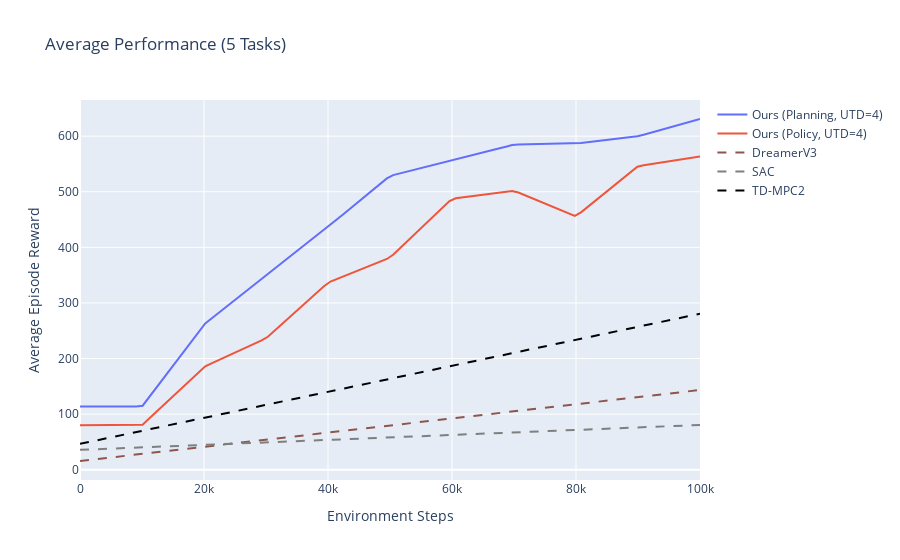

Source (notebook cell):
### Code cell
# 4. Aggregated Performance (Average across tasks)

# We need to interpolate all runs to a common step grid to average them.
common_steps = np.linspace(0, MAX_STEPS, 100) # 100 points

def interpolate_and_average(frames_dict, label):
    """
    Interpolates multiple task dataframes to common_steps and averages them.
    frames_dict: {task_name: dataframe}
    """
    interpolated_rewards = []
    
    for task, df in frames_dict.items():
        if df.empty: continue
        
        # Average over seeds first for this task
        # Note: 'reward' column is guaranteed by our preprocessing
        task_summary = df.groupby("step")["reward"].mean()
        
        # Interpolate
        interp_reward = np.interp(common_steps, task_summary.index, task_summary.values)
        interpolated_rewards.append(interp_reward)
        
    if not interpolated_rewards:
        return None
        
    # Average across tasks
    avg_reward = np.mean(interpolated_rewards, axis=0)
    return avg_reward

# --- Prepare Data Structures ---

# Ours (Planning)
ours_planning_frames = {t: sweep_frame[(sweep_frame["task"]==t) & (sweep_frame["variant"].str.contains("Planning"))] for t in TASKS}
avg_ours_planning = interpolate_and_average(ours_planning_frames, "Ours (Planning)")

# Ours (Policy)
ours_policy_frames = {t: sweep_frame[(sweep_frame["task"]==t) & (sweep_frame["variant"].str.contains("Policy"))] for t in TASKS}
avg_ours_policy = interpolate_and_average(ours_policy_frames, "Ours (Policy)")

# Baselines
avg_baselines = {}
for base_name in ["DreamerV3", "SAC", "TD-MPC2"]:
    base_frames = {t: baselines_data[t].get(base_name, pd.DataFrame()) for t in TASKS}
    avg_baselines[base_name] = interpolate_and_average(base_frames, base_name)

# --- Plotting Aggregate ---

fig_agg = go.Figure()

# Plot Ours
if avg_ours_planning is not None:
    fig_agg.add_trace(go.Scatter(x=common_steps, y=avg_ours_planning, mode='lines', name='Ours (Planning, UTD=4)'))

if avg_ours_policy is not None:
    fig_agg.add_trace(go.Scatter(x=common_steps, y=avg_ours_policy, mode='lines', name='Ours (Policy, UTD=4)'))

# Plot Baselines
for name, data in avg_baselines.items():
    if data is not None:
        fig_agg.add_trace(go.Scatter(
            x=common_steps, y=data, mode='lines', 
            name=name,
            line=dict(color=baseline_colors.get(name, "gray"), dash="dash", width=2)
        ))

fig_agg.update_layout(
    title="Average Performance (5 Tasks)",
    xaxis_title="Environment Steps",
    yaxis_title="Average Episode Reward",
    xaxis_range=[0, MAX_STEPS]
)

fig_agg.show()

# Save
output_path_agg = output_dir / "average_performance.png"
try:
    plotting.write_png(fig_agg, output_path=output_path_agg)
    print(f"Saved aggregate plot to {output_path_agg}")
except Exception as e:
    print(f"Failed to save aggregate PNG: {e}")
    # Fallback to HTML
    html_path = output_path_agg.with_suffix(".html")
    fig_agg.write_html(str(html_path))
    print(f"Saved aggregate plot as HTML instead: {html_path}")
